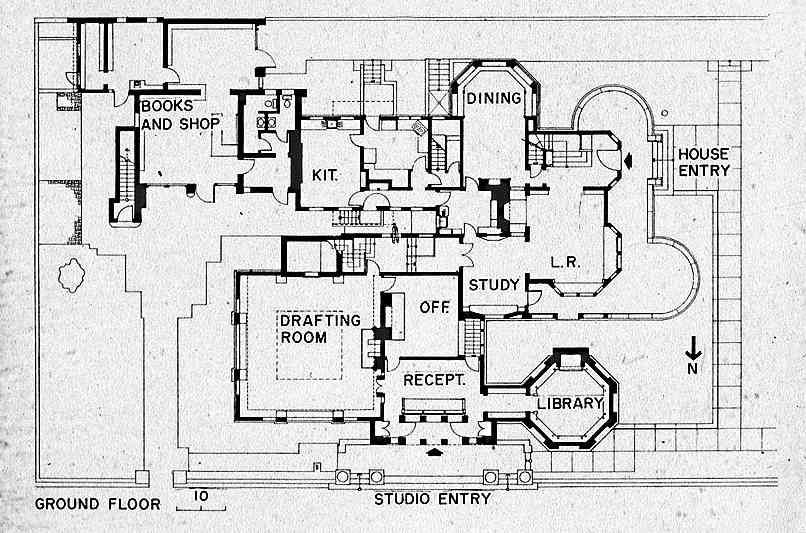
#> input picture floor_plan.jpg, 806 x 533 px
$ python 2Dto3D.py
#> lines starting #> are read from the running program, lines starting #| are printed output that depends on the picture; after the words box and inside, x2 and y2 are one past the last pixel; in counts of white or black regions, pixels touching at a corner belong together
import cv2
import numpy as np
import open3d as o3d
import argparse

# --- 🛠 Command Line Argument Parsing ---
parser = argparse.ArgumentParser(description="Convert 2D floor plan to 3D model")
parser.add_argument("--input", type=str, default="floor_plan.jpg", help="Input floor plan image")
parser.add_argument("--output", type=str, default="floor_plan_3D", help="Output filename without extension")
args = parser.parse_args()

# --- 🖼 Load and Process the Floor Plan Image ---
img = cv2.imread(args.input, cv2.IMREAD_GRAYSCALE)
#> img is the input picture: shape (533, 806); min 0, max 255, mean 212.8
if img is None:
    raise FileNotFoundError(f"Error: Cannot find the image {args.input}")

# --- 🔍 Edge Detection (Detect Walls) ---
edges = cv2.Canny(img, 50, 150)
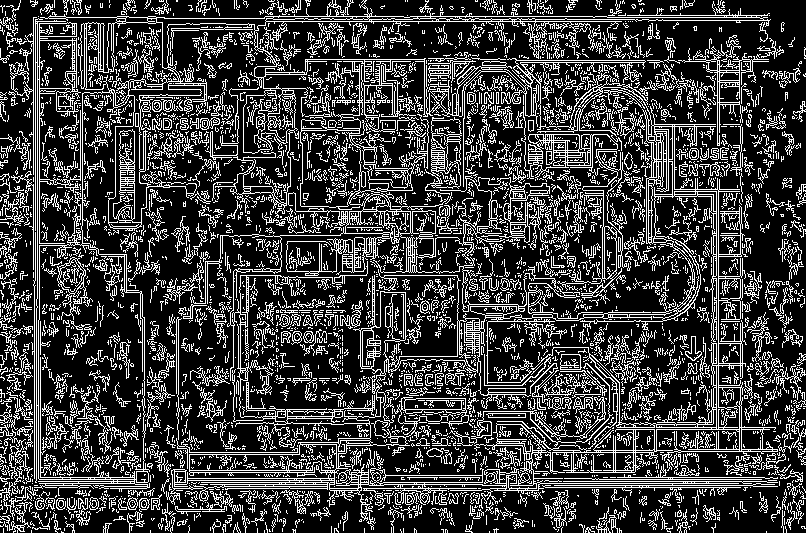
#> edges: shape (533, 806); 24.3% white in thin lines or dots
contours, _ = cv2.findContours(edges, cv2.RETR_EXTERNAL, cv2.CHAIN_APPROX_SIMPLE)
#> contours = 2202 contours, 2023 with area under 20; largest, box (x1, y1, x2, y2) and area: (34, 0, 778, 521) 154325, (521, 134, 627, 304) 2857, (425, 117, 462, 195) 1822, (678, 44, 769, 146) 694, (0, 424, 33, 485) 332

# --- 📌 Create a 3D Model (Point Cloud) ---
points = []
for contour in contours:
    for pt in contour:
        x, y = pt[0]
        points.append([x, y, 0])   # Floor level
        points.append([x, y, 100]) # Ceiling level (100 units height)
#> this loop made 2202 passes
#> contour on passes 1 to 3: [[766, 531], [766, 532]], [[489, 531], [489, 532]], [[61, 531], [61, 532], [63, 532], [62, 532]]
#> after the loop, points = 98668 items

# Convert to Open3D PointCloud format
pcd = o3d.geometry.PointCloud()
pcd.points = o3d.utility.Vector3dVector(np.array(points))

# --- 💾 Save as PLY ---
ply_filename = f"{args.output}.ply"
o3d.io.write_point_cloud(ply_filename, pcd)
print(f"✅ 3D Point Cloud saved as {ply_filename}")

# --- 🏗 Convert to 3D Mesh (Delaunay Triangulation) ---
print("🔄 Converting point cloud to mesh...")
pcd.estimate_normals()
mesh = o3d.geometry.TriangleMesh.create_from_point_cloud_alpha_shape(pcd, alpha=15.0)
mesh.compute_vertex_normals()

# --- 💾 Save as STL ---
stl_filename = f"{args.output}.stl"
o3d.io.write_triangle_mesh(stl_filename, mesh)
print(f"✅ 3D Mesh saved as {stl_filename}")

# --- 🎥 Visualization ---
print("🔍 Displaying 3D Model...")
o3d.visualization.draw_geometries([mesh], window_name="3D Floor Plan")
